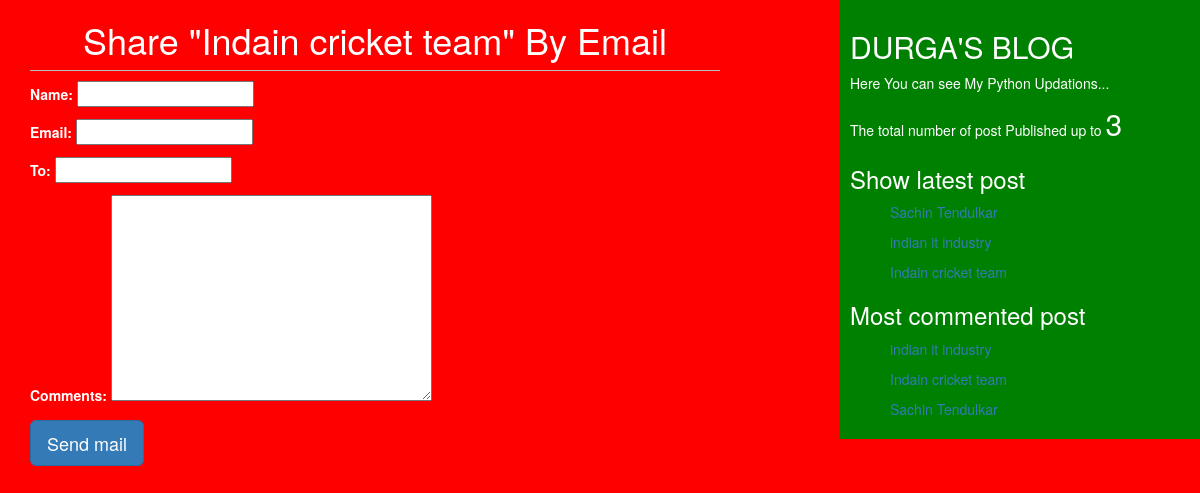
The app's page /2/share/ with its own data.
### blog/models.py (models this page shows, shortened)
class Post(models.Model):
    STATUS_CHOICES=(('draft','Draft'),('published','Published'))
    title=models.CharField(max_length=264)
    slug=models.SlugField(max_length=264,unique_for_date='publish')
    author=models.ForeignKey(User,related_name='blog_posts',on_delete=models.CASCADE)
    body=models.TextField()
    publish=models.DateTimeField(default=timezone.now)
    created=models.DateTimeField(auto_now_add=True)
    updated=models.DateTimeField(auto_now=True)
    status=models.CharField(max_length=10,choices=STATUS_CHOICES,default='draft')
    objects=CustomManager()
    tags = TaggableManager()
    class Meta:
        ordering=('-publish',)
    def get_absolute_url(self):
        return reverse('post_detail',args=[self.publish.year,
                                    self.publish.strftime('%m'),
                                    self.publish.strftime('%d'),
                                                        self.slug])

### blog/views.py (the view)
# urls.py: re_path(r'^(?P<id>\d+)/share/$', views.Mail_send_view),
def Mail_send_view(request,id):
    post = get_object_or_404(Post,id=id,status='published')
    sent=False
    if request.method =='POST':
        form = EmailSendForm(request.POST)
        if form.is_valid():
            cd = form.cleaned_data
            subject='"{}" "{}"Recommendes you to read "{}" this post'.format(cd['Name'],cd['To'],post.title)
            post_url=request.build_absolute_uri(post.get_absolute_url())
            message ='Read post At:\n {}\n\n{}\'s Comments:\n{}\n Read post here--\n{}'.format(post_url,cd['Name'],cd['Comments'],post.body)
            send_mail(subject,message,'Python blog project',[cd['To']])
            sent=True
    else:
        form = EmailSendForm()
    return render(request,'blog/share_by_mail.html',{'post':post,'form':form,'sent':sent})

### blog/forms.py
class EmailSendForm(forms.Form):
    Name = forms.CharField()
    Email = forms.EmailField()
    To = forms.EmailField()
    Comments = forms.CharField(required=False,widget=forms.Textarea)

### blog/models.py (called while the page is built)
    def get_queryset(self):
        return super().get_queryset().filter(status='published')

### blog/templatetags/blog_post.py (called while the page is built)
@register.simple_tag
def total_post():
    return Post.objects.count()

@register.inclusion_tag('blog/latest_post.html')
def show_latest_post(count=3):
    latest_post =Post.objects.order_by('-publish')[:count]
    return {'latest_post':latest_post}

@register.inclusion_tag('blog/most_commented_post.html')
def get_most_commented_posts(count=5):
    most_commented_post =  Post.objects.annotate(total_comment = Count('comments')).order_by('-total_comment')[:count]
    return {'ms':most_commented_post}

### templates/blog/share_by_mail.html (shortened to what this page needs)
{%extends 'blog/base.html'%}
{%block content%}
{%if sent%}
<h1>Sending email successfully</h1>
{%else%}
    <h1>Share "{{post.title}}" By Email</h1>
    <form method="POST">
        {{form.as_p}}
        <input type="submit" value="Send mail" class="btn btn-lg btn-primary">
    </form>
{%endif%}
{%endblock%}

### templates/blog/latest_post.html
<ul>
    {%for post in latest_post%}
    <p><a href="{{post.get_absolute_url}}">{{post.title}}</a></p>
    {%endfor%}
</ul>

### templates/blog/most_commented_post.html
<ul>
    {%for post in ms%}
    <p><a href="{{post.get_absolute_url}}">{{post.title}}</a></p>
    {%endfor%}
</ul>

### static/css/blog.css (style rules this page uses)
h1 { text-align: center; border-bottom: 1px solid #bbb; padding: 0 0 10px 0; }
body { background: red; color:white; }

### records on screen
Post: title "Indain cricket team"
Post: title "Sachin Tendulkar"
Post: title "indian it industry"
